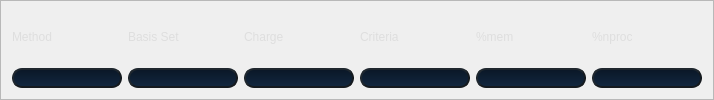
       <widget class="QFrame" name="frame_5">
        <property name="styleSheet">
         <string notr="true">QFrame#frame_5{
background-color: rgb(39, 60, 84);
color:rgb(255, 68, 0);
border-style:outset;
border-width:3px;
border-color: rgb(16,26,38);
}</string>
        </property>
        <property name="frameShape">
         <enum>QFrame::StyledPanel</enum>
        </property>
        <property name="frameShadow">
         <enum>QFrame::Raised</enum>
        </property>
        <layout class="QHBoxLayout" name="horizontalLayout_17">
         <item>
          <layout class="QVBoxLayout" name="verticalLayout_11">
           <item>
            <layout class="QHBoxLayout" name="horizontalLayout_8">
             <item>
              <widget class="QLabel" name="label_8">
               <property name="styleSheet">
                <string notr="true">font: 12pt  &quot;Microsoft YaHei UI Light&quot;;
color: rgb(222,222,222);

</string>
               </property>
               <property name="text">
                <string>Method</string>
               </property>
              </widget>
             </item>
             <item>
              <widget class="QLabel" name="label_10">
               <property name="styleSheet">
                <string notr="true">font: 12pt  &quot;Microsoft YaHei UI Light&quot;;
color: rgb(222,222,222);

</string>
               </property>
               <property name="text">
                <string>Basis Set</string>
               </property>
              </widget>
             </item>
             <item>
              <widget class="QLabel" name="label_11">
               <property name="styleSheet">
                <string notr="true">font: 12pt  &quot;Microsoft YaHei UI Light&quot;;
color: rgb(222,222,222);

</string>
               </property>
               <property name="text">
                <string>Charge</string>
               </property>
              </widget>
             </item>
            </layout>
           </item>
           <item>
            <layout class="QHBoxLayout" name="horizontalLayout_9">
             <item>
              <widget class="QLineEdit" name="edit_method">
               <property name="styleSheet">
                <string notr="true">font: 11pt  &quot;Microsoft YaHei UI Light&quot;;
color: rgb(222, 222, 222);
background-color: qlineargradient(spread:pad, x1:0, y1:1, x2:0, y2:0, stop:0 rgb(18, 39, 64), stop:1 rgb(10, 23, 38));
border-style:outset;
border-width:1.5px;
border-color: rgb(21, 26, 31);
border-radius:10px;</string>
               </property>
               <property name="text">
                <string/>
               </property>
              </widget>
             </item>
             <item>
              <widget class="QLineEdit" name="edit_basis_set">
               <property name="styleSheet">
                <string notr="true">font: 11pt  &quot;Microsoft YaHei UI Light&quot;;
color: rgb(222, 222, 222);
background-color: qlineargradient(spread:pad, x1:0, y1:1, x2:0, y2:0, stop:0 rgb(18, 39, 64), stop:1 rgb(10, 23, 38));
border-style:outset;
border-width:1.5px;
border-color: rgb(21, 26, 31);
border-radius:10px;</string>
               </property>
               <property name="text">
                <string/>
               </property>
              </widget>
             </item>
             <item>
              <widget class="QLineEdit" name="edit_charge">
               <property name="styleSheet">
                <string notr="true">font: 11pt  &quot;Microsoft YaHei UI Light&quot;;
color: rgb(222, 222, 222);
background-color: qlineargradient(spread:pad, x1:0, y1:1, x2:0, y2:0, stop:0 rgb(18, 39, 64), stop:1 rgb(10, 23, 38));
border-style:outset;
border-width:1.5px;
border-color: rgb(21, 26, 31);
border-radius:10px;</string>
               </property>
               <property name="text">
                <string/>
               </property>
              </widget>
             </item>
            </layout>
           </item>
          </layout>
         </item>
         <item>
          <layout class="QVBoxLayout" name="verticalLayout_12">
           <item>
            <layout class="QHBoxLayout" name="horizontalLayout_10">
             <item>
              <widget class="QLabel" name="label_12">
               <property name="styleSheet">
                <string notr="true">font: 12pt  &quot;Microsoft YaHei UI Light&quot;;
color: rgb(222,222,222);

</string>
               </property>
               <property name="text">
                <string>Criteria</string>
               </property>
              </widget>
             </item>
             <item>
              <widget class="QLabel" name="label_13">
               <property name="styleSheet">
                <string notr="true">font: 12pt  &quot;Microsoft YaHei UI Light&quot;;
color: rgb(222,222,222);

</string>
               </property>
               <property name="text">
                <string>%mem</string>
               </property>
              </widget>
             </item>
             <item>
              <widget class="QLabel" name="label_14">
               <property name="styleSheet">
                <string notr="true">font: 12pt  &quot;Microsoft YaHei UI Light&quot;;
color: rgb(222,222,222);

</string>
               </property>
               <property name="text">
                <string>%nproc</string>
               </property>
              </widget>
             </item>
            </layout>
           </item>
           <item>
            <layout class="QHBoxLayout" name="horizontalLayout_11">
             <item>
              <widget class="QLineEdit" name="edit_criteria">
               <property name="styleSheet">
                <string notr="true">font: 11pt  &quot;Microsoft YaHei UI Light&quot;;
color: rgb(222, 222, 222);
background-color: qlineargradient(spread:pad, x1:0, y1:1, x2:0, y2:0, stop:0 rgb(18, 39, 64), stop:1 rgb(10, 23, 38));
border-style:outset;
border-width:1.5px;
border-color: rgb(21, 26, 31);
border-radius:10px;</string>
               </property>
               <property name="text">
                <string/>
               </property>
              </widget>
             </item>
             <item>
              <widget class="QLineEdit" name="edit_memory">
               <property name="styleSheet">
                <string notr="true">font: 11pt  &quot;Microsoft YaHei UI Light&quot;;
color: rgb(222, 222, 222);
background-color: qlineargradient(spread:pad, x1:0, y1:1, x2:0, y2:0, stop:0 rgb(18, 39, 64), stop:1 rgb(10, 23, 38));
border-style:outset;
border-width:1.5px;
border-color: rgb(21, 26, 31);
border-radius:10px;</string>
               </property>
               <property name="text">
                <string/>
               </property>
              </widget>
             </item>
             <item>
              <widget class="QLineEdit" name="edit_nproc">
               <property name="styleSheet">
                <string notr="true">font: 11pt  &quot;Microsoft YaHei UI Light&quot;;
color: rgb(222, 222, 222);
background-color: qlineargradient(spread:pad, x1:0, y1:1, x2:0, y2:0, stop:0 rgb(18, 39, 64), stop:1 rgb(10, 23, 38));
border-style:outset;
border-width:1.5px;
border-color: rgb(21, 26, 31);
border-radius:10px;</string>
               </property>
               <property name="text">
                <string/>
               </property>
              </widget>
             </item>
            </layout>
           </item>
          </layout>
         </item>
        </layout>
       </widget>
